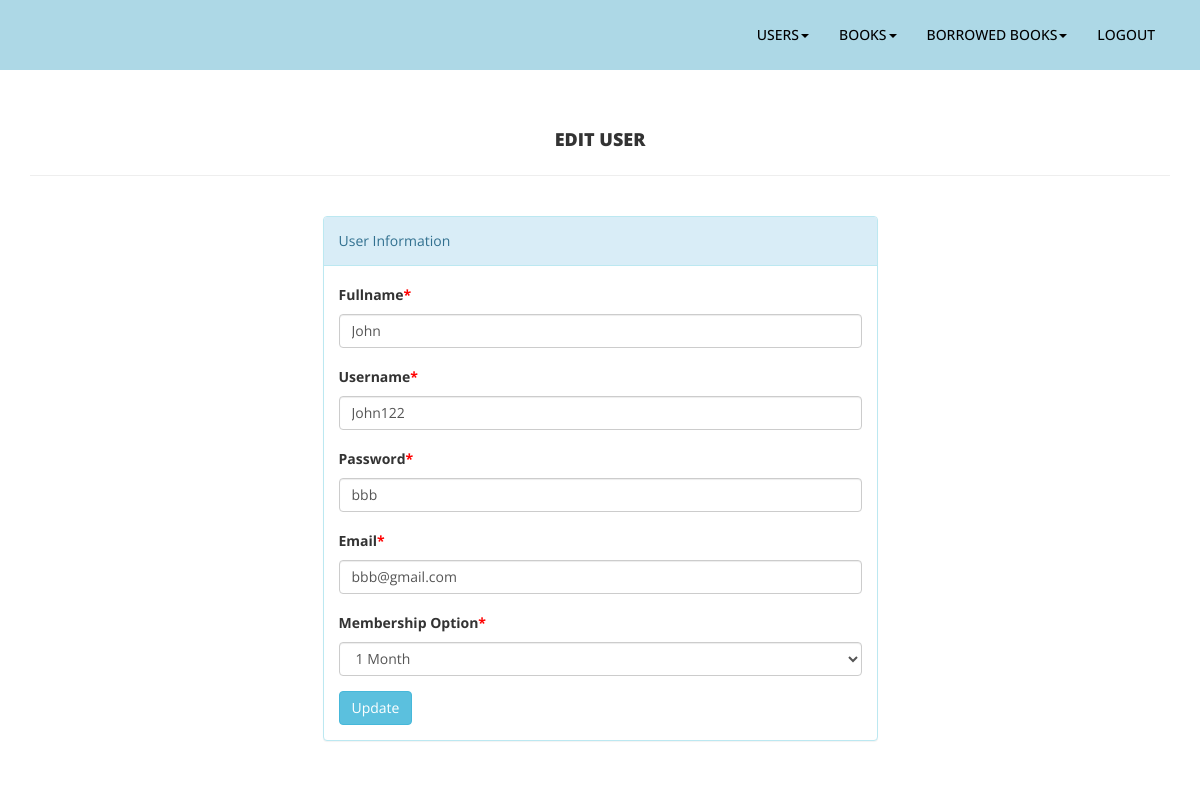
The page /admin_edit-u.php?userName=John122 on the database its author committed.
### tables this page shows
CREATE TABLE `user` (
  `uID` int(3) NOT NULL,
  `uName` varchar(60) NOT NULL,
  `uUsername` varchar(30) NOT NULL,
  `uPassword` varchar(30) NOT NULL,
  `uEmail` varchar(60) NOT NULL,
  `uMembership` varchar(10) NOT NULL,
  `uCreatedDate` timestamp NOT NULL DEFAULT current_timestamp(),
  `uNewDate` timestamp NULL DEFAULT NULL
);

### admin_edit-u.php (the view, shortened to what this page needs)
<?php
	$userName=$_GET["userName"];
	include('connection.php');
	$sql = "select * from user where uUsername='$userName';";
	$result = mysqli_query($conn, $sql);
	if (mysqli_num_rows($result))
	{
		while($row = mysqli_fetch_assoc($result))
		{
			$name=$row["uName"];
			$username=$row["uUsername"];
			$password=$row["uPassword"];
			$email=$row["uEmail"];
			$membership=$row['uMembership'];
		}
	}
?>
<!DOCTYPE html>
<html>
<head>
<link href="css/bootstrap.css" rel="stylesheet">
<link href="css/font-awesome.css" rel="stylesheet">
<link href="css/style.css" rel="stylesheet">
</head>
<body>
<?php include('navbar.php');?>
<div class="content-wra <div class="content-wrapper">
    <div class="container">
        <div class="row pad-botm">
            <div class="col-md-12">
                <h4 class="header-line text-center">Edit User</h4>
            </div>
		</div>
		<div class="row">
			<div class="col-md-6 col-sm-6 col-xs-12 col-md-offset-3""> <div class="panel panel-info">
				<div class="panel-heading">User Information</div>
				<div class="panel-body">
					<form method="post">
						<div class="form-group">
							<label>Fullname<span style="color:red;">*</span></label>
							<input class="form-control" type="text" name="name" autocomplete="off" value="<?=$name?>" required>
						</div>
						<div class="form-group">
							<label> Username<span style="color:red;">*</span></label>
							<input class="form-control" type="text" name="username" autocomplete="off" value="<?= $username ?>" required>
						</div>
						<div class="form-group">
							<label> Password<span style="color:red;">*</span></label>
							<input class="form-control" type="text" name="password" autocomplete="off" value="<?= $password ?>" required>
						</div>
						<div class="form-group">
							<label>Email<span style="color:red;">*</span></label>
							<input class="form-control" type="email" name="email" autocomplete="off" value="<?= $email ?>" required>
						</div>
						<div class="form-group">
							<label>Membership Option<span style="color:red;">*</span></label>
							<select class="form-control" name="membership" required>
								<option value="1 Month" <?php if($membership=="1 Month"){echo "selected";}?>>1 Month</option>
							</select>
						</div>
						<button type="submit" name="update" class="btn btn-info">Update </button>
					</form>
                </div>
            </div>
        </div>
    </div>
</div>
</body>
</html>

### css/style.css (style rules this page uses)
.header-line { font-weight:900; padding-bottom:25px; border-bottom:1px solid #eeeeee; text-transform:uppercase; }
.pad-botm { padding-bottom:30px; }

### rows shown on the page
user: name "John", username "John122", password "bbb", email "bbb@gmail.com", membership "1 Month"
